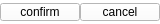
<?xml version="1.0" encoding="UTF-8"?>
<ui version="4.0">
 <class>Form</class>
 <widget class="QWidget" name="Form">
  <property name="geometry">
   <rect>
    <x>0</x>
    <y>0</y>
    <width>152</width>
    <height>24</height>
   </rect>
  </property>
  <property name="sizePolicy">
   <sizepolicy hsizetype="Preferred" vsizetype="Preferred">
    <horstretch>0</horstretch>
    <verstretch>0</verstretch>
   </sizepolicy>
  </property>
  <property name="minimumSize">
   <size>
    <width>0</width>
    <height>24</height>
   </size>
  </property>
  <property name="maximumSize">
   <size>
    <width>400</width>
    <height>311</height>
   </size>
  </property>
  <property name="windowTitle">
   <string>Form</string>
  </property>
  <property name="styleSheet">
   <string notr="true">background: rgb(255, 255, 255)</string>
  </property>
  <layout class="QHBoxLayout" name="horizontalLayout_2">
   <property name="spacing">
    <number>0</number>
   </property>
   <property name="leftMargin">
    <number>0</number>
   </property>
   <property name="topMargin">
    <number>3</number>
   </property>
   <property name="rightMargin">
    <number>0</number>
   </property>
   <property name="bottomMargin">
    <number>3</number>
   </property>
   <item>
    <layout class="QHBoxLayout" name="horizontalLayout">
     <property name="spacing">
      <number>0</number>
     </property>
     <item>
      <widget class="QPushButton" name="confirm_btn">
       <property name="text">
        <string>confirm</string>
       </property>
      </widget>
     </item>
     <item>
      <widget class="QPushButton" name="cancel_btn">
       <property name="text">
        <string>cancel</string>
       </property>
      </widget>
     </item>
    </layout>
   </item>
  </layout>
 </widget>
 <resources/>
 <connections/>
</ui>
